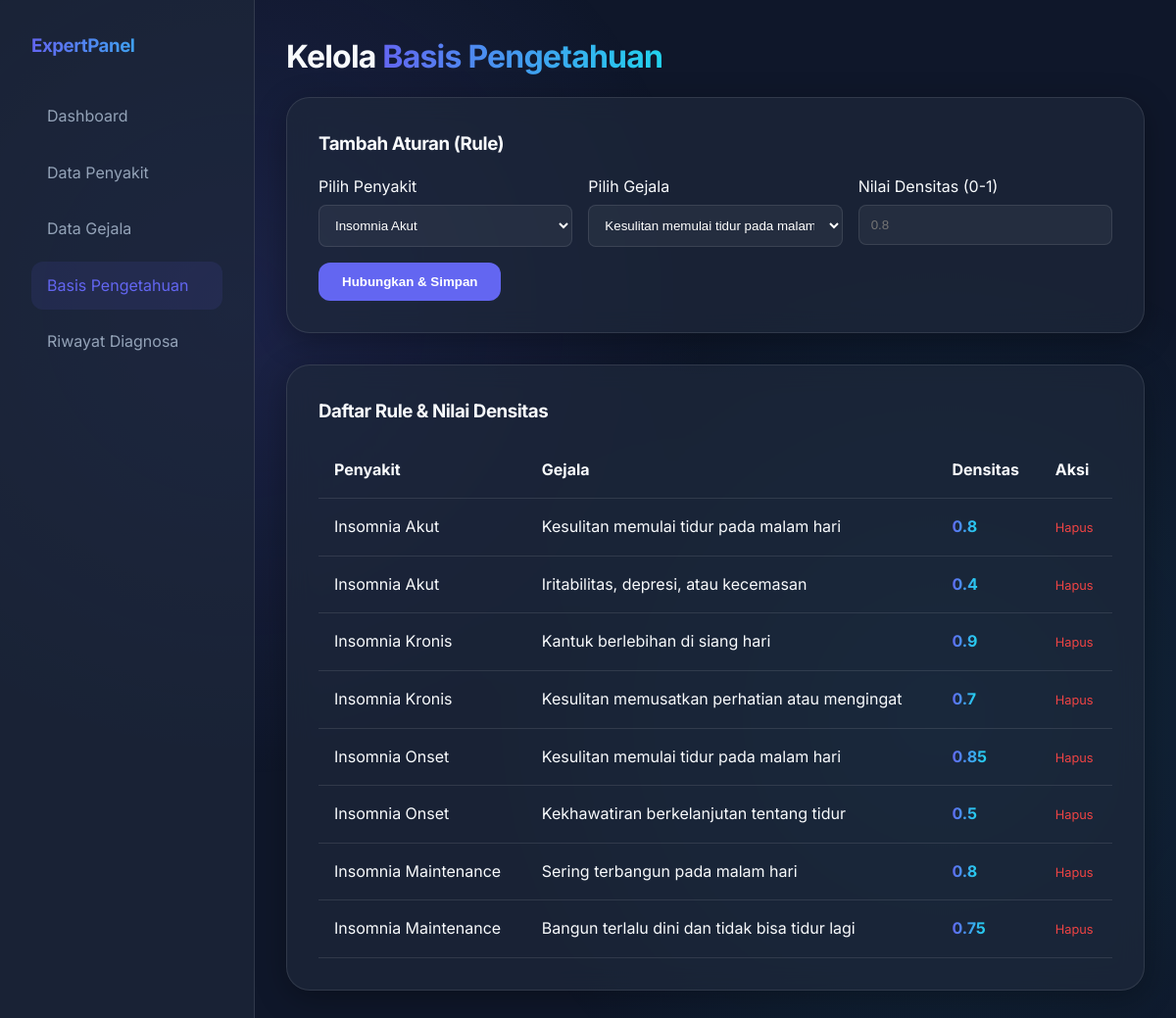
The page /admin/rule.php (signed in) on the database its author committed.
### tables this page shows
CREATE TABLE IF NOT EXISTS basis_pengetahuan (
    id_rule INT AUTO_INCREMENT PRIMARY KEY,
    kode_penyakit VARCHAR(10),
    kode_gejala VARCHAR(10),
    nilai_densitas FLOAT,
    FOREIGN KEY (kode_penyakit) REFERENCES penyakit(kode_penyakit) ON DELETE CASCADE,
    FOREIGN KEY (kode_gejala) REFERENCES gejala(kode_gejala) ON DELETE CASCADE
);

CREATE TABLE IF NOT EXISTS penyakit (
    kode_penyakit VARCHAR(10) PRIMARY KEY,
    nama_penyakit VARCHAR(100) NOT NULL,
    keterangan TEXT,
    solusi TEXT
);

CREATE TABLE IF NOT EXISTS gejala (
    kode_gejala VARCHAR(10) PRIMARY KEY,
    nama_gejala VARCHAR(255) NOT NULL
);

### admin/rule.php (the view, shortened to what this page needs)
<?php
include '../config/koneksi.php';
$result = mysqli_query($koneksi, "
    SELECT bp.id_rule, bp.nilai_densitas, p.nama_penyakit, g.nama_gejala
    FROM basis_pengetahuan bp
    JOIN penyakit p ON bp.kode_penyakit = p.kode_penyakit
    JOIN gejala g ON bp.kode_gejala = g.kode_gejala
    ORDER BY p.kode_penyakit ASC
");
$penyakit_list = mysqli_query($koneksi, "SELECT * FROM penyakit");
$gejala_list = mysqli_query($koneksi, "SELECT * FROM gejala");
?>
<!DOCTYPE html>
<html lang="id">
<head>
    <link rel="stylesheet" href="../assets/css/style.css">
</head>
<body>
    <div class="admin-layout">
        <aside class="sidebar">
            <h3 class="text-gradient">ExpertPanel</h3>
            <nav style="margin-top: 2rem;">
                <a href="index.php" class="nav-link">Dashboard</a>
                <a href="penyakit.php" class="nav-link">Data Penyakit</a>
                <a href="gejala.php" class="nav-link">Data Gejala</a>
                <a href="rule.php" class="nav-link active">Basis Pengetahuan</a>
                <a href="riwayat.php" class="nav-link">Riwayat Diagnosa</a>
            </nav>
        </aside>
        <main class="main-content">
            <h1>Kelola <span class="text-gradient">Basis Pengetahuan</span></h1>
            <div class="glass-card" style="margin-bottom: 2rem;">
                <h3>Tambah Aturan (Rule)</h3>
                <form action="" method="POST" style="margin-top: 1rem;">
                    <div style="display: grid; grid-template-columns: 1fr 1fr 1fr; gap: 1rem;">
                        <div>
                            <label style="display:block; margin-bottom:5px;">Pilih Penyakit</label>
                            <select name="kode_penyakit" required>
                                <?php while($p = mysqli_fetch_assoc($penyakit_list)): ?>
                                    <option value="<?= $p['kode_penyakit'] ?>"><?= $p['nama_penyakit'] ?></option>
                                <?php endwhile; ?>
                            </select>
                        </div>
                        <div>
                            <label style="display:block; margin-bottom:5px;">Pilih Gejala</label>
                            <select name="kode_gejala" required>
                                <?php while($g = mysqli_fetch_assoc($gejala_list)): ?>
                                    <option value="<?= $g['kode_gejala'] ?>"><?= $g['nama_gejala'] ?></option>
                                <?php endwhile; ?>
                            </select>
                        </div>
                        <div>
                            <label style="display:block; margin-bottom:5px;">Nilai Densitas (0-1)</label>
                            <input type="number" step="0.01" name="nilai_densitas" required placeholder="0.8">
                        </div>
                    </div>
                    <button type="submit" name="save" class="btn" style="margin-top: 1rem;">Hubungkan & Simpan</button>
                </form>
            </div>
            <div class="glass-card">
                <h3>Daftar Rule & Nilai Densitas</h3>
                <table>
                    <thead>
                        <tr>
                            <th>Penyakit</th>
                            <th>Gejala</th>
                            <th>Densitas</th>
                            <th>Aksi</th>
                        </tr>
                    </thead>
                    <tbody>
                        <?php while($row = mysqli_fetch_assoc($result)): ?>
                        <tr>
                            <td><?= $row['nama_penyakit'] ?></td>
                            <td><?= $row['nama_gejala'] ?></td>
                            <td><b class="text-gradient"><?= $row['nilai_densitas'] ?></b></td>
                            <td>
                                <a href="?delete=<?= $row['id_rule'] ?>" class="badge-delete" onclick="return confirm('Yakin hapus?')">Hapus</a>
                            </td>
                        </tr>
                        <?php endwhile; ?>
                    </tbody>
                </table>
            </div>
        </main>
    </div>
</body>
</html>

### assets/css/style.css (style rules this page uses)
:root { --primary-color: #6366f1; --primary-hover: #4f46e5; --bg-dark: #0f172a; --bg-card: rgba(30, 41, 59, 0.7); --text-main: #f8fafc; --text-muted: #94a3b8; --glass-border: rgba(255, 255, 255, 0.1); --accent: #22d3ee; }
* { margin: 0; padding: 0; box-sizing: border-box; }
body { font-family: 'Inter', sans-serif; background-color: var(--bg-dark); color: var(--text-main); line-height: 1.6; overflow-x: hidden; }
body::before { content: ''; position: fixed; top: 0; left: 0; width: 100%; height: 100%; background: radial-gradient(circle at 20% 30%, rgba(99, 102, 241, 0.15) 0%, transparent 40%), radial-gradient(circle at 80% 70%, rgba(34, 211, 238, 0.1) 0%, transparent 40%); z-index: -1; }
.glass-card { background: var(--bg-card); backdrop-filter: blur(12px); -webkit-backdrop-filter: blur(12px); border: 1px solid var(--glass-border); border-radius: 1.5rem; padding: 2rem; box-shadow: 0 8px 32px 0 rgba(0, 0, 0, 0.3); }
.btn { display: inline-block; padding: 0.75rem 1.5rem; border-radius: 0.75rem; background: var(--primary-color); color: white; text-decoration: none; font-weight: 600; transition: all 0.3s ease; border: none; cursor: pointer; }
h1, h2, h3 { margin-bottom: 1rem; font-weight: 700; letter-spacing: -0.025em; }
.text-gradient { background: linear-gradient(to right, var(--primary-color), var(--accent)); -webkit-background-clip: text; -webkit-text-fill-color: transparent; }

### admin/rule.php (style rules this page uses)
.admin-layout { display: flex; min-height: 100vh; }
.sidebar { width: 260px; background: var(--bg-card); border-right: 1px solid var(--glass-border); padding: 2rem; }
.main-content { flex: 1; padding: 2rem; }
.nav-link { display: block; padding: 0.75rem 1rem; color: var(--text-muted); text-decoration: none; border-radius: 0.75rem; margin-bottom: 0.5rem; }
.nav-link.active { background: rgba(99, 102, 241, 0.1); color: var(--primary-color); }
table { width: 100%; border-collapse: collapse; margin-top: 1rem; }
th, td { padding: 1rem; text-align: left; border-bottom: 1px solid var(--glass-border); }
select, input { width: 100%; padding: 0.75rem; background: rgba(255, 255, 255, 0.05); border: 1px solid var(--glass-border); border-radius: 0.5rem; color: white; }
option { background: var(--bg-dark); }
.badge-delete { color: #ef4444; text-decoration: none; font-size: 0.8rem; }

### rows shown on the page
basis_pengetahuan: kode_penyakit.nama_penyakit "Insomnia Akut", kode_gejala.nama_gejala "Kesulitan memulai tidur pada malam hari", nilai_densitas "0.8"
basis_pengetahuan: kode_penyakit.nama_penyakit "Insomnia Akut", kode_gejala.nama_gejala "Iritabilitas, depresi, atau kecemasan", nilai_densitas "0.4"
basis_pengetahuan: kode_penyakit.nama_penyakit "Insomnia Kronis", kode_gejala.nama_gejala "Kantuk berlebihan di siang hari", nilai_densitas "0.9"
basis_pengetahuan: kode_penyakit.nama_penyakit "Insomnia Kronis", kode_gejala.nama_gejala "Kesulitan memusatkan perhatian atau mengingat", nilai_densitas "0.7"
basis_pengetahuan: kode_penyakit.nama_penyakit "Insomnia Onset", kode_gejala.nama_gejala "Kesulitan memulai tidur pada malam hari", nilai_densitas "0.85"
basis_pengetahuan: kode_penyakit.nama_penyakit "Insomnia Onset", kode_gejala.nama_gejala "Kekhawatiran berkelanjutan tentang tidur", nilai_densitas "0.5"
basis_pengetahuan: kode_penyakit.nama_penyakit "Insomnia Maintenance", kode_gejala.nama_gejala "Sering terbangun pada malam hari", nilai_densitas "0.8"
basis_pengetahuan: kode_penyakit.nama_penyakit "Insomnia Maintenance", kode_gejala.nama_gejala "Bangun terlalu dini dan tidak bisa tidur lagi", nilai_densitas "0.75"

### other values the page prints
form field kode_penyakit "Insomnia Akut"
form field kode_gejala "Kesulitan memulai tidur pada malam hari"
